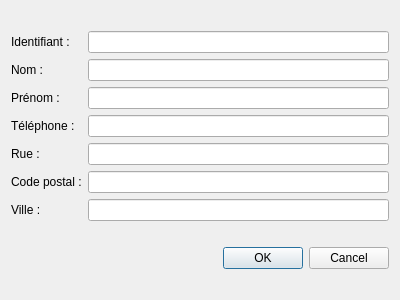
<?xml version="1.0" encoding="UTF-8"?>
<ui version="4.0">
 <class>DialogClient</class>
 <widget class="QDialog" name="DialogClient">
  <property name="geometry">
   <rect>
    <x>0</x>
    <y>0</y>
    <width>400</width>
    <height>300</height>
   </rect>
  </property>
  <property name="windowTitle">
   <string>Dialog</string>
  </property>
  <property name="styleSheet">
   <string notr="true"/>
  </property>
  <layout class="QVBoxLayout" name="verticalLayout">
   <item>
    <layout class="QGridLayout" name="gridLayout">
     <item row="0" column="0">
      <widget class="QLabel" name="labelId">
       <property name="text">
        <string>Identifiant :</string>
       </property>
      </widget>
     </item>
     <item row="0" column="1">
      <widget class="QLineEdit" name="lineEditId"/>
     </item>
     <item row="1" column="1">
      <widget class="QLineEdit" name="lineEditNom"/>
     </item>
     <item row="2" column="0">
      <widget class="QLabel" name="labelPrenom">
       <property name="text">
        <string>Prénom :</string>
       </property>
      </widget>
     </item>
     <item row="2" column="1">
      <widget class="QLineEdit" name="lineEditPrenom"/>
     </item>
     <item row="3" column="0">
      <widget class="QLabel" name="labelTel">
       <property name="text">
        <string>Téléphone :</string>
       </property>
      </widget>
     </item>
     <item row="3" column="1">
      <widget class="QLineEdit" name="lineEditTel"/>
     </item>
     <item row="4" column="1">
      <widget class="QLineEdit" name="lineEditRue"/>
     </item>
     <item row="5" column="0">
      <widget class="QLabel" name="labelCP">
       <property name="text">
        <string>Code postal :</string>
       </property>
      </widget>
     </item>
     <item row="5" column="1">
      <widget class="QLineEdit" name="lineEditCP"/>
     </item>
     <item row="6" column="0">
      <widget class="QLabel" name="labelVille">
       <property name="text">
        <string>Ville :</string>
       </property>
      </widget>
     </item>
     <item row="6" column="1">
      <widget class="QLineEdit" name="lineEditVille"/>
     </item>
     <item row="1" column="0">
      <widget class="QLabel" name="labelNom">
       <property name="text">
        <string>Nom :</string>
       </property>
      </widget>
     </item>
     <item row="4" column="0">
      <widget class="QLabel" name="labelRue">
       <property name="text">
        <string>Rue :</string>
       </property>
      </widget>
     </item>
    </layout>
   </item>
   <item>
    <widget class="QDialogButtonBox" name="buttonBox">
     <property name="orientation">
      <enum>Qt::Horizontal</enum>
     </property>
     <property name="standardButtons">
      <set>QDialogButtonBox::Cancel|QDialogButtonBox::Ok</set>
     </property>
    </widget>
   </item>
  </layout>
 </widget>
 <resources/>
 <connections>
  <connection>
   <sender>buttonBox</sender>
   <signal>accepted()</signal>
   <receiver>DialogClient</receiver>
   <slot>accept()</slot>
   <hints>
    <hint type="sourcelabel">
     <x>248</x>
     <y>254</y>
    </hint>
    <hint type="destinationlabel">
     <x>157</x>
     <y>274</y>
    </hint>
   </hints>
  </connection>
  <connection>
   <sender>buttonBox</sender>
   <signal>rejected()</signal>
   <receiver>DialogClient</receiver>
   <slot>reject()</slot>
   <hints>
    <hint type="sourcelabel">
     <x>316</x>
     <y>260</y>
    </hint>
    <hint type="destinationlabel">
     <x>286</x>
     <y>274</y>
    </hint>
   </hints>
  </connection>
 </connections>
</ui>
